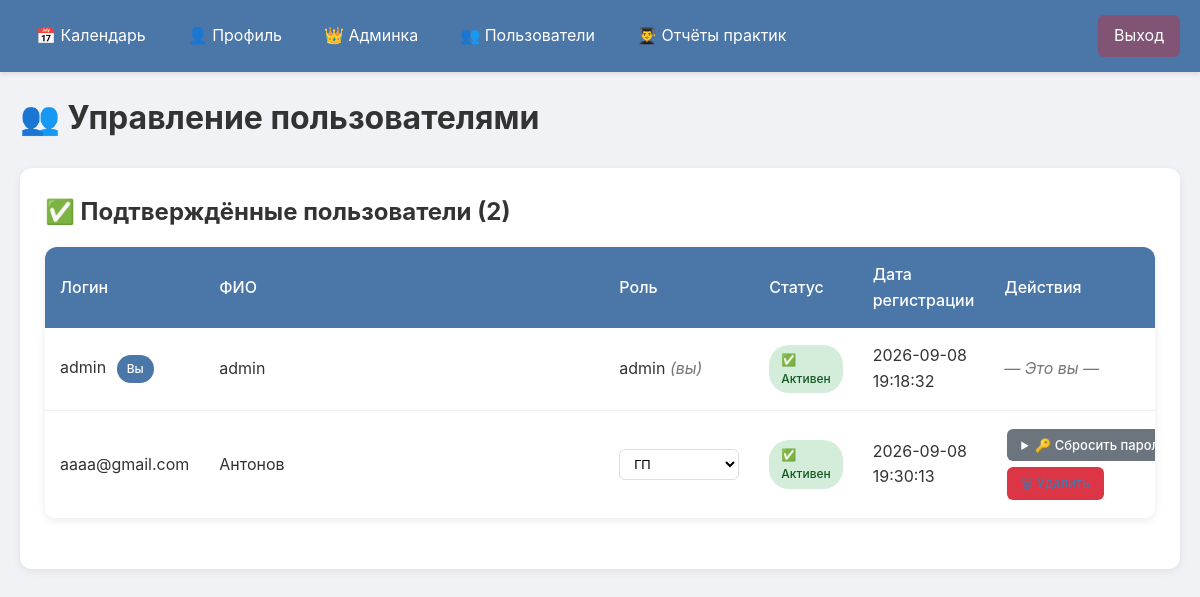
Page /admin/users (signed in) on the committed database.
### tables this page shows
CREATE TABLE users (
                id INTEGER PRIMARY KEY AUTOINCREMENT,
                user_id TEXT UNIQUE NOT NULL,
                username TEXT UNIQUE,
                password_hash TEXT,
                fio TEXT NOT NULL,
                role TEXT NOT NULL,
                perm_exempt INTEGER DEFAULT 0,
                is_active INTEGER DEFAULT 1,
                approval_status TEXT DEFAULT 'pending',
                created_at TEXT DEFAULT CURRENT_TIMESTAMP
            );

### routes/admin.py (the view)
@admin_bp.route("/admin/users")
def admin_users():
    user = get_current_user()
    if not user or not is_admin(user["role"]):
        return redirect(url_for("calendar.calendar_view"))
    all_users = db.get_all_users()
    pending_users = [u for u in all_users if u["approval_status"] == "pending"]
    approved_users = [u for u in all_users if u["approval_status"] == "approved"]
    rejected_users = [u for u in all_users if u["approval_status"] == "rejected"]
    return render_template(
        "admin_users.html",
        user=user,
        all_users=all_users,
        pending_users=pending_users,
        approved_users=approved_users,
        rejected_users=rejected_users,
        practices=PRACTICES
    )

### database/connection.py (called while the page is built)
    def _get_conn(self):
        if not hasattr(self.local, 'conn'):
            self.local.conn = sqlite3.connect(DB_PATH)
            self.local.conn.row_factory = sqlite3.Row
        return self.local.conn

### database/users.py (called while the page is built)
    def get_user_by_id(self, user_id):
        conn = self._get_conn()
        cursor = conn.cursor()
        cursor.execute("SELECT * FROM users WHERE user_id = ?", (str(user_id),))
        row = cursor.fetchone()
        if row:
            return {
                "id": row["user_id"],
                "username": row["username"],
                "role": row["role"],
                "fio": row["fio"],
                "perm_exempt": bool(row["perm_exempt"]),
                "is_active": bool(row["is_active"]),
                "approval_status": row["approval_status"],
                "created_at": row["created_at"]
            }
        return None

    def get_all_users(self):
        conn = self._get_conn()
        cursor = conn.cursor()
        cursor.execute("SELECT * FROM users ORDER BY fio")
        return [dict(row) for row in cursor.fetchall()]

### helpers.py (called while the page is built)
def is_admin(role):
    return role.lower() in ['admin', 'админ']

def get_current_user():
    uid = session.get("user_id")
    if uid:
        return db.get_user_by_id(uid)
    return None

### templates/admin_users.html (shortened to what this page needs)
{% extends "base.html" %}
{% block content %}
<h1>👥 Управление пользователями</h1>
{% if approved_users %}
<div class="section">
    <h2>✅ Подтверждённые пользователи ({{ approved_users|length }})</h2>
    <div class="table-wrapper">
        <table class="users-table">
            <tr>
                <th>Логин</th>
                <th>ФИО</th>
                <th>Роль</th>
                <th>Статус</th>
                <th>Дата регистрации</th>
                <th>Действия</th>
            </tr>
            {% for u in approved_users %}
            <tr>
                <td>
                    {{ u['username'] }}
                    {% if u['user_id'] == user['id'] %}
                    <span class="badge-self">Вы</span>
                    {% endif %}
                </td>
                <td>{{ u['fio'] }}</td>
                <td>
                    {% if u['user_id'] != user['id'] %}
                    <form method="POST" action="{{ url_for('admin.change_user_role', user_id=u['user_id']) }}"
                          class="role-change-form"
                          onsubmit="return confirm('Изменить роль для {{ u.fio }}?')">
                        <select name="new_role" onchange="this.form.submit()">
                            <option value="{{ u['role'] }}" selected>{{ u['role'] }}</option>
                        </select>
                    </form>
                    {% else %}
                    {{ u['role'] }} <span class="muted">(вы)</span>
                    {% endif %}
                </td>
                <td>
                    <span class="badge-active">✅ Активен</span>
                </td>
                <td>{{ u['created_at'] }}</td>
                <td class="actions">
                    {% if u['user_id'] != user['id'] %}
                    <details class="reset-password">
                        <summary>🔑 Сбросить пароль</summary>
                    </details>
                    <a href="{{ url_for('admin.delete_user', user_id=u['user_id']) }}"
                       class="btn-danger"
                       onclick="return confirm('Удалить пользователя {{ u.fio }}?')">
                    </a>
                    {% else %}
                    <span class="muted">— Это вы —</span>
                    {% endif %}
                </td>
            </tr>
            {% endfor %}
        </table>
    </div>
</div>
{% else %}
<div class="section">
    <h2>✅ Подтверждённые пользователи</h2>
    <p class="muted">Нет подтверждённых пользователей.</p>
</div>
{% endif %}
{% endblock %}

### static/style.css (style rules this page uses)
:root { --primary: #4a76a8; --primary-hover: #3d6590; --primary-bg: #e8f4fd; --success: #28a745; --success-hover: #218838; --success-bg: #d4edda; --success-text: #155724; --danger: #dc3545; --danger-hover: #c82333; --danger-bg: #f8d7da; --danger-text: #721c24; --warning: #ffc107; --warning-hover: #e0a800; --warning-bg: #fff3cd; --warning-text: #856404; --info: #17a2b8; --info-bg: #d1ecf1; --info-text: #0c5460; --purple: #6f42c1; --purple-bg: #f3e8fd; --gray: #6c757d; --gray-hover: #5a6268; --light-gray: #f8f9fa; --border-gray: #dee2e6; --bg: #f0f2f5; --text: #333; --text-muted: #666; --text-light: #777; --text-disabled: #adb5bd; --shadow-sm: 0 2px 8px rgba(0,0,0,0.08); --shadow-md: 0 4px 16px rgba(0,0,0,0.12); --shadow-lg: 0 4px 20px rgba(0,0,0,0.1); --radius: 8px; --radius-lg: 12px; --radius-pill: 20px; }
* { margin: 0; padding: 0; box-sizing: border-box; }
body { font-family: -apple-system, BlinkMacSystemFont, 'Segoe UI', sans-serif; background: var(--bg); color: var(--text); line-height: 1.6; }
h1 { margin-bottom: 25px; color: var(--text); }
h2 { margin-bottom: 16px; color: var(--text); }
.muted { color: var(--text-light); font-style: italic; }
.btn-primary, .btn-book, .btn-del, .btn-back, .btn-action, .btn-cancel, .btn-block, .btn-unblock, .btn-danger, .btn-exempt-toggle, .btn-checkin { display: inline-block; padding: 10px 20px; border: none; border-radius: 6px; text-decoration: none; font-weight: 500; font-size: 14px; cursor: pointer; transition: all 0.2s; text-align: center; }
.btn-del, .btn-danger, .btn-cancel { background: var(--danger); color: white; }
.btn-block, .btn-unblock, .btn-danger { padding: 6px 14px; font-size: 13px; margin: 3px; }
.checkin-badge, .missed-badge, .past-badge, .future-badge, .shift-status, .status-badge, .exempt-badge, .role-badge, .badge-self, .badge-active, .badge-blocked, .ruk-badge, .tag { display: inline-block; padding: 6px 14px; border-radius: var(--radius-pill); font-size: 13px; font-weight: 500; }
.badge-self { background: var(--primary); color: white; padding: 4px 10px; font-size: 12px; margin-left: 6px; }
.badge-active { background: var(--success-bg); color: var(--success-text); padding: 5px 12px; font-size: 12px; }
.section { background: white; padding: 25px; border-radius: var(--radius-lg); box-shadow: var(--shadow-sm); margin-bottom: 20px; }
.table-wrapper { overflow-x: auto; background: white; border-radius: var(--radius-lg); box-shadow: var(--shadow-sm); margin-bottom: 25px; }
.users-table, .summary-table { width: 100%; border-collapse: collapse; }
.users-table th, .summary-table th { background: var(--primary); color: white; padding: 15px; text-align: left; font-weight: 500; }
.users-table td, .summary-table td { padding: 15px; border-bottom: 1px solid var(--bg); }
.users-table a { color: var(--primary); text-decoration: none; margin-right: 12px; }
.users-table td:nth-child(2) { white-space: normal; line-height: 1.6; min-width: 400px; }
.actions { min-width: 260px; }
.role-change-form { display: inline-block; }
.role-change-form select { padding: 6px 10px; border: 1px solid #ddd; border-radius: 6px; font-size: 13px; background: white; cursor: pointer; transition: border-color 0.2s; min-width: 120px; }
.reset-password { display: inline-block; margin: 3px; }
.reset-password summary { cursor: pointer; padding: 6px 14px; background: var(--gray); color: white; border-radius: 6px; font-size: 13px; font-weight: 500; }

### rows in the picture
users: username "admin", shows "Вы", fio "admin", role "admin", created_at "2026-09-08 19:18:32", shows "— Это вы —"
users: username "aaaa@gmail.com", fio "Антонов", new_role "ГП", created_at "2026-09-08 19:30:13"

### other values in the picture
{{ approved_users|length }} "2"
